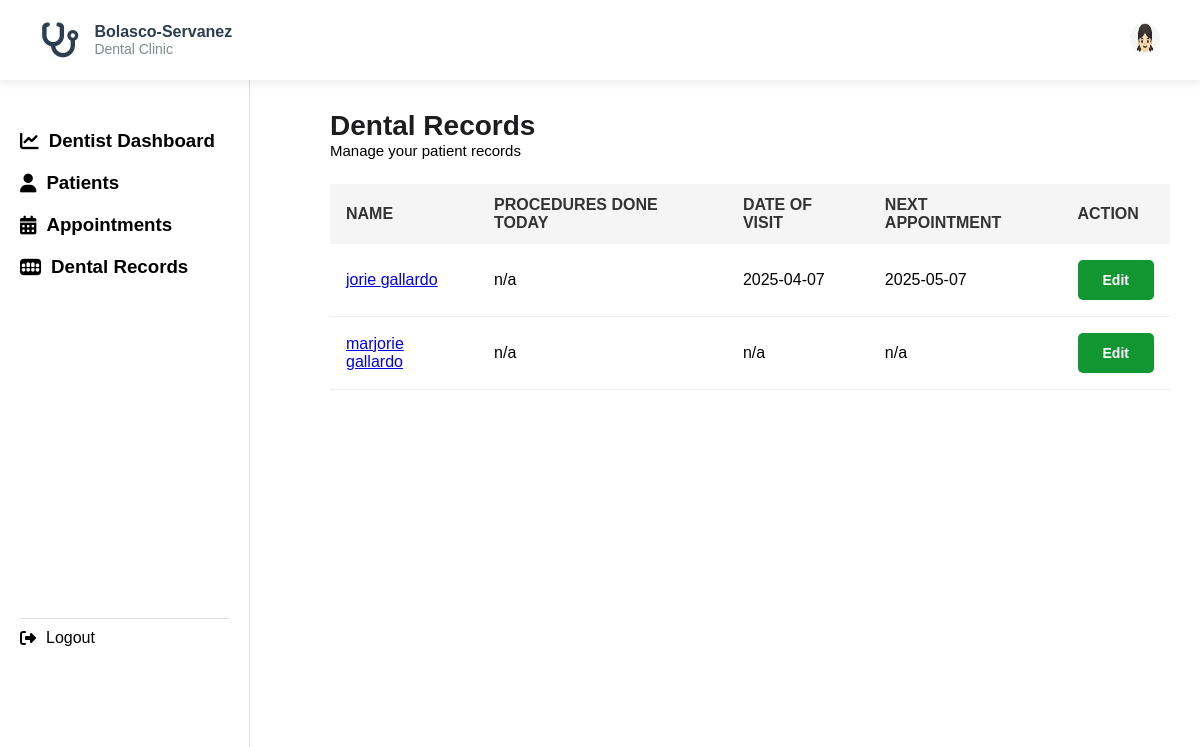
/dental_records.php, run on the app's committed database.
### tables this page shows
CREATE TABLE `dental_records` (
  `id` int(11) NOT NULL,
  `patient_id` int(11) NOT NULL,
  `date_of_visit` date NOT NULL,
  `chief_complaint` text DEFAULT NULL,
  `oral_hygiene` enum('Good','Fair','Poor') DEFAULT NULL,
  `gum_condition` enum('Healthy','Inflamed','Bleeding') DEFAULT NULL,
  `cavities_detected` text DEFAULT NULL,
  `missing_teeth` text DEFAULT NULL,
  `plaque_tartar` enum('Yes','No') DEFAULT NULL,
  `other_observations` text DEFAULT NULL,
  `recommended_treatment` text DEFAULT NULL,
  `procedures_done` text DEFAULT NULL,
  `next_appointment` date DEFAULT NULL,
  `prescribed_medications` text DEFAULT NULL,
  `dentist_name` varchar(100) NOT NULL,
  `license_number` varchar(50) NOT NULL
);

CREATE TABLE `patients` (
  `id` int(11) NOT NULL,
  `first_name` varchar(50) DEFAULT NULL,
  `last_name` varchar(50) DEFAULT NULL,
  `dob` date DEFAULT NULL,
  `gender` enum('Male','Female') DEFAULT NULL,
  `address` text DEFAULT NULL,
  `email` varchar(100) DEFAULT NULL,
  `phone` varchar(20) DEFAULT NULL,
  `allergies` text DEFAULT NULL,
  `medications` text DEFAULT NULL,
  `conditions` text DEFAULT NULL,
  `history` text DEFAULT NULL,
  `insurance_provider` varchar(100) DEFAULT NULL,
  `policy_number` varchar(50) DEFAULT NULL,
  `group_number` varchar(50) DEFAULT NULL,
  `policy_holder` varchar(100) DEFAULT NULL,
  `relationship` varchar(50) DEFAULT NULL,
  `created_at` timestamp NOT NULL DEFAULT current_timestamp()
);

### dental_records.php (the view, shortened to what this page needs)
<?php
include 'db.php';
?>
<!DOCTYPE html>
<html lang="en">
<head>
    <link rel="stylesheet" href="patient.css">
    <link rel="stylesheet" href="https://cdnjs.cloudflare.com/ajax/libs/font-awesome/6.4.2/css/all.min.css">
</head>
<body>
<div class="header">
        <div class="logo-section">
            <i class="fa-solid fa-stethoscope"></i>
            <div class="logo-text">
                <h2>Bolasco-Servanez</h2>
                <p> Dental Clinic</p>
            </div>
        </div>
        <div class="user-section">
            <div class="profile" onclick="toggleDropdown()">
                <img src="images/icon/1.jpg" alt="Profile Image">
            </div>
        </div>
    </div>
    <div class="sidebar">
        <div>
            <div class="menu">
                <h3> <a href="dashboard.php"><i class="fas fa-chart-line"></i> Dentist Dashboard</a></h3>
                <h3> <a href="add_patient.php"><i class="fas fa-user"></i> Patients</a> </h3>
                <h3> <a href="add_appointment.php"><i class="fas fa-calendar-alt"></i> Appointments</a> </h3>
                <h3>  <a href="dental_records.php"><i class="fa-solid fa-teeth"></i>Dental Records</a></h3>
            </div>
        </div>
        <div class="logout">
            <a href="logout.php"><i class="fa-solid fa-right-from-bracket"></i>Logout</a>
        </div>
    </div>
    <div class="container">
        <div class="patientheader">
            <h1>Dental Records</h1>
            <p>Manage your patient records</p>
        </div>
        <div class="table-wrapper">
    <table class="table-container">
        <thead>
            <tr>
                <th>Name</th>
                <th>Procedures Done Today</th>
                <th>Date of Visit</th>
                <th>Next Appointment</th>
                <th>Action</th>
            </tr>
        </thead>
        <tbody>
            <?php
            $patients = $conn->query("
                SELECT p.id, p.first_name, p.last_name,
                       d.procedures_done, d.date_of_visit, d.next_appointment
                FROM patients p
                LEFT JOIN dental_records d ON p.id = d.patient_id
                ORDER BY d.date_of_visit DESC
            ");
            while ($row = $patients->fetch_assoc()):
            ?>
            <tr>
                <td>
                    <a href="#" onclick="openModal(<?php echo $row['id']; ?>)">
                        <?php echo $row['first_name'] . ' ' . $row['last_name']; ?>
                    </a>
                </td>
                <td><?php echo $row['procedures_done'] ?: 'N/A'; ?></td>
                <td><?php echo $row['date_of_visit'] ?: 'N/A'; ?></td>
                <td><?php echo $row['next_appointment'] ?: 'N/A'; ?></td>
                <td>
                    <button class="edit-btn" onclick="openModal(<?php echo $row['id']; ?>)">Edit</button>
                </td>
            </tr>
            <?php endwhile; ?>
        </tbody>
    </table>
</div>
</body>
</html>

### patient.css (style rules this page uses)
* { margin: 0; padding: 0; box-sizing: border-box; font-family: Arial, sans-serif; }
html, body { height: 100%; width: 100%; margin: 0; padding: 0; overflow-x: hidden; }
.header { display: flex; justify-content: space-between; align-items: center; padding: 15px 40px; background: #fff; box-shadow: 0 2px 10px rgba(0, 0, 0, 0.1); height: 80px; width: 100%; position: fixed; top: 0; z-index: 1000; bottom: 0px; }
.logo-section { display: flex; align-items: center; gap: 15px; }
.logo-section i { font-size: 35px; color: #2c3e50; }
.logo-text h2 { font-size: 16px; color: #2c3e50; margin: 0; }
.logo-text p { font-size: 14px; color: #7f8c8d; margin: 0; }
.user-section { display: flex; align-items: center; gap: 20px; }
.profile { margin-left: 20px; }
.profile img { width: 30px; height: 30px; border-radius: 50%; cursor: pointer; }
.sidebar { width: 250px; height: 100vh; background: white; padding: 20px; border-right: 1px solid #ddd; position: fixed; left: 0; top: 80px; z-index: 999; }
.menu { margin-top: 20px; }
.menu a { display: flex; align-items: center; text-decoration: none; color: black; padding: 10px 0; }
.menu a i { margin-right: 10px; }
.logout { padding-top: 100px; border-top: 1px solid #ddd; margin-top: 330px; }
.logout a { display: flex; align-items: center; text-decoration: none; color: black; padding: 10px 0; margin-top: -100px; }
.logout a i { margin-right: 10px; }
.container { max-width: 1200px; margin: 0 auto; background: #fff; margin-top: 80px; padding: 30px; border-radius: 8px; margin-left: 300px; }
.patientheader { margin-bottom: 25px; }
.patientheader h1 { font-size: 28px; font-weight: bold; color: #1d1d1f; }
.patientheader p { color: black; font-size: 15px; }
.table-container { width: 100%; border-collapse: collapse; font-family: Arial, sans-serif; }
.table-container th { background: #f5f5f5; color: #333; padding: 12px 16px; text-align: left; font-weight: bold; text-transform: uppercase; }
.table-container td { padding: 16px; border-bottom: 1px solid #eee; font-size: 16px; text-transform: lowercase; }
h2 { font-size: 28px; font-weight: bold; margin-bottom: 5px; }
p { color: #666; font-size: 14px; margin-bottom: 20px; }
.cancel-btn, .save-btn, .edit-btn { padding: 12px 25px; border: none; cursor: pointer; transition: 0.3s; font-size: 14px; }
.edit-btn { background: #119632; color: white; font-weight: bold; border-radius: 5px; }

### data on the page
dental_records: patient.first_name "jorie", patient.last_name "gallardo", procedures_done "n/a", date_of_visit "2025-04-07", next_appointment "2025-05-07"
patients: first_name "marjorie", last_name "gallardo", procedures_done "n/a", date_of_visit "n/a", next_appointment "n/a"
